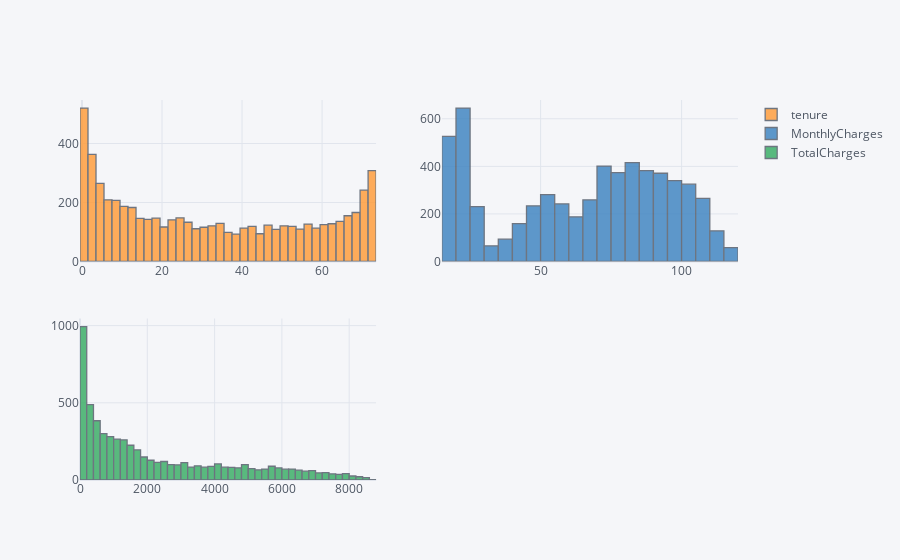

The notebook cell saved with this chart:
### Code cell
numeric_cols.iplot(kind='histogram', subplots=True,bins=50);

### Figure 1 — Plotly figure (JSON) as saved in the notebook; plotly's stock layout.template omitted (floating-point values rounded to 4 significant figures; data arrays with more than 128 entries replaced by an {"elided": "..."} marker saying what was removed)
{"data": [{"histfunc": "count", "histnorm": "", "marker": {"color": "rgba(255, 153, 51, 1.0)", "line": {"color": "#4D5663", "width": 1.3}}, "name": "tenure", "nbinsx": 50, "opacity": 0.8, "orientation": "v", "type": "histogram", "x": {"elided": "5986 int values"}, "xaxis": "x", "yaxis": "y"}, {"histfunc": "count", "histnorm": "", "marker": {"color": "rgba(55, 128, 191, 1.0)", "line": {"color": "#4D5663", "width": 1.3}}, "name": "MonthlyCharges", "nbinsx": 50, "opacity": 0.8, "orientation": "v", "type": "histogram", "x": {"elided": "5986 float values"}, "xaxis": "x2", "yaxis": "y2"}, {"histfunc": "count", "histnorm": "", "marker": {"color": "rgba(50, 171, 96, 1.0)", "line": {"color": "#4D5663", "width": 1.3}}, "name": "TotalCharges", "nbinsx": 50, "opacity": 0.8, "orientation": "v", "type": "histogram", "x": {"elided": "5986 float values"}, "xaxis": "x3", "yaxis": "y3"}], "layout": {"barmode": "overlay", "legend": {"bgcolor": "#F5F6F9", "font": {"color": "#4D5663"}}, "paper_bgcolor": "#F5F6F9", "plot_bgcolor": "#F5F6F9", "title": {"font": {"color": "#4D5663"}}, "xaxis": {"anchor": "y", "domain": [0, 0.45], "gridcolor": "#E1E5ED", "showgrid": true, "tickfont": {"color": "#4D5663"}, "title": {"font": {"color": "#4D5663"}, "text": ""}, "zerolinecolor": "#E1E5ED"}, "xaxis2": {"anchor": "y2", "domain": [0.55, 1], "gridcolor": "#E1E5ED", "showgrid": true, "tickfont": {"color": "#4D5663"}, "title": {"font": {"color": "#4D5663"}, "text": ""}, "zerolinecolor": "#E1E5ED"}, "xaxis3": {"anchor": "y3", "domain": [0, 0.45], "gridcolor": "#E1E5ED", "showgrid": true, "tickfont": {"color": "#4D5663"}, "title": {"font": {"color": "#4D5663"}, "text": ""}, "zerolinecolor": "#E1E5ED"}, "yaxis": {"anchor": "x", "domain": [0.575, 1], "gridcolor": "#E1E5ED", "showgrid": true, "tickfont": {"color": "#4D5663"}, "title": {"font": {"color": "#4D5663"}, "text": ""}, "zerolinecolor": "#E1E5ED"}, "yaxis2": {"anchor": "x2", "domain": [0.575, 1], "gridcolor": "#E1E5ED", "showgrid": true, "tickfont": {"color": "#4D5663"}, "title": {"font": {"color": "#4D5663"}, "text": ""}, "zerolinecolor": "#E1E5ED"}, "yaxis3": {"anchor": "x3", "domain": [0, 0.425], "gridcolor": "#E1E5ED", "showgrid": true, "tickfont": {"color": "#4D5663"}, "title": {"font": {"color": "#4D5663"}, "text": ""}, "zerolinecolor": "#E1E5ED"}}}
